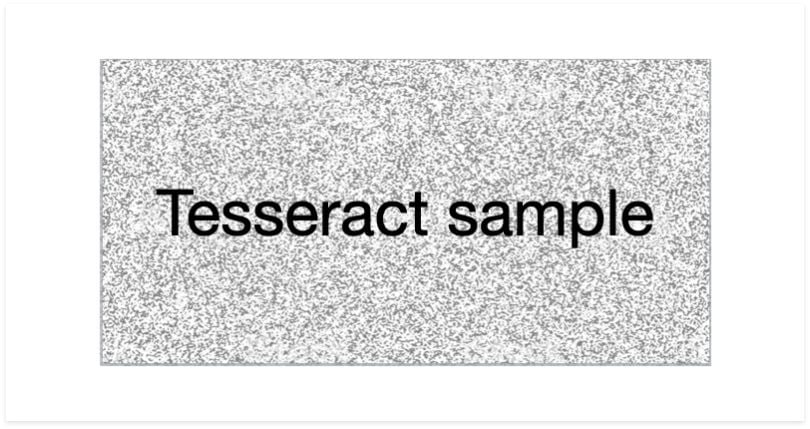
#> input picture input.jpg, 810 x 429 px
$ python thresholding.py ../input.jpg
#> lines starting #> are read from the running program, lines starting #| are printed output that depends on the picture; after the words box and inside, x2 and y2 are one past the last pixel; in counts of white or black regions, pixels touching at a corner belong together
# preprocessing/thresholding.py

import cv2
import numpy as np
from skimage.filters import threshold_sauvola
from matplotlib import pyplot as plt

def apply_global_threshold(gray_img, show_result=False):
    """
    Apply global Otsu thresholding to a grayscale image.

    Parameters:
    - gray_img: Grayscale image (numpy array)
    - show_result: bool, whether to plot results

    Returns:
    - binary_img: Binary thresholded image
    """
    if gray_img is None:
        raise ValueError("Input image is None in apply_global_threshold()")

    _, binary_img = cv2.threshold(gray_img, 0, 255, cv2.THRESH_BINARY + cv2.THRESH_OTSU)

    if show_result:
        _display_results(gray_img, binary_img, "Global (Otsu) Thresholding")

    return binary_img


def apply_adaptive_threshold(gray_img, block_size=11, C=2, show_result=False):
    """
    Apply adaptive Gaussian thresholding to a grayscale image.

    Parameters:
    - gray_img: Grayscale image (numpy array)
    - block_size: Size of pixel neighborhood (must be odd)
    - C: Constant subtracted from mean or weighted mean
    - show_result: bool, whether to plot results

    Returns:
    - binary_img: Binary thresholded image
    """
    if gray_img is None:
        raise ValueError("Input image is None in apply_adaptive_threshold()")

    binary_img = cv2.adaptiveThreshold(
        gray_img, 255,
        cv2.ADAPTIVE_THRESH_GAUSSIAN_C,
        cv2.THRESH_BINARY,
        block_size,
        C
    )

    if show_result:
        _display_results(gray_img, binary_img, "Adaptive Thresholding")

    return binary_img


def apply_sauvola_threshold(gray_img, window_size=25, k=0.2, show_result=False):
    """
    Apply Sauvola thresholding to a grayscale image.

    Parameters:
    - gray_img: Grayscale image (numpy array)
    - window_size: Size of the window to calculate threshold
    - k: Parameter to tune threshold bias
    - show_result: bool, whether to plot results

    Returns:
    - binary_img: Binary thresholded image
    """
    if gray_img is None:
        raise ValueError("Input image is None in apply_sauvola_threshold()")

    thresh = threshold_sauvola(gray_img, window_size=window_size, k=k)
    binary_img = (gray_img > thresh).astype(np.uint8) * 255

    if show_result:
        _display_results(gray_img, binary_img, "Sauvola's Thresholding")

    return binary_img


def _display_results(original, processed, title):
    """
    Display original and processed images side by side.

    Parameters:
    - original: Original grayscale image
    - processed: Binary processed image
    - title: Title for the processed image subplot
    """
    plt.figure(figsize=(10, 5))
    plt.subplot(1, 2, 1)
    plt.imshow(original, cmap='gray')
    plt.title('Original Image')
    plt.axis('off')

    plt.subplot(1, 2, 2)
    plt.imshow(processed, cmap='gray')
    plt.title(title)
    plt.axis('off')

    plt.tight_layout()
    plt.show()


# Optional test run
if __name__ == "__main__":
    import sys
    import cv2

    input_path = sys.argv[1] if len(sys.argv) > 1 else "your_image.jpg"
    gray = cv2.imread(input_path, cv2.IMREAD_GRAYSCALE)
#> gray: shape (429, 810); min 0, max 255, mean 226
    if gray is None:
        print(f"Error: Unable to load image {input_path}")
        sys.exit(1)

    # Test all thresholding methods with visualization
    binary_global = apply_global_threshold(gray, show_result=True)
#> in apply_global_threshold, `_, binary_img = cv2.threshold(gray_img, 0, 255, cv2.THRESH_BINARY + cv..`:
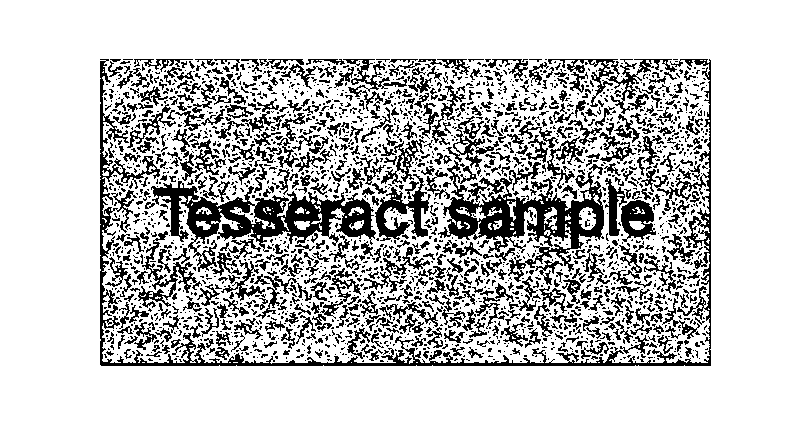
#> binary_img: shape (429, 810); 77.9% white; 2328 black regions (1757 under 20 px), largest, box (x1, y1, x2, y2) and area: (100, 59, 711, 366) 8244, (151, 181, 376, 272) 6691, (438, 160, 604, 282) 6429
#> in _display_results, `plt.show()`:
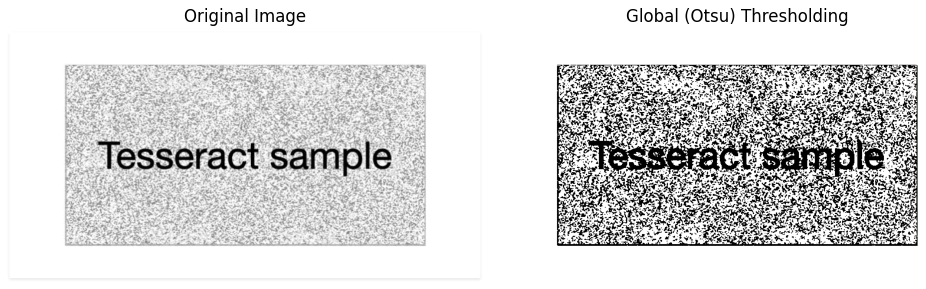
#> figure drawn by matplotlib, 2 panels
    binary_adaptive = apply_adaptive_threshold(gray, show_result=True)
#> in apply_adaptive_threshold, `binary_img = cv2.adaptiveThreshold( gray_img, 255, cv2.ADAPTIVE_THRESH..`:
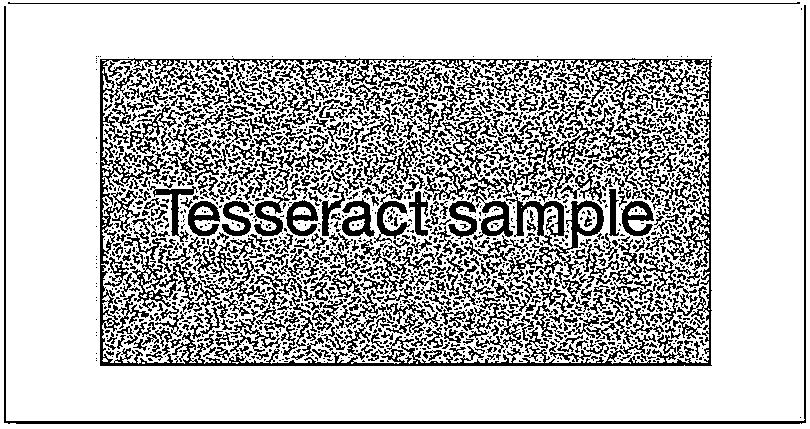
#> binary_img: shape (429, 810); 74.4% white; black in thin lines or dots
#> call 2 of _display_results, with title = 'Adaptive Thresholding'
#> in _display_results (call 2), `plt.show()`:
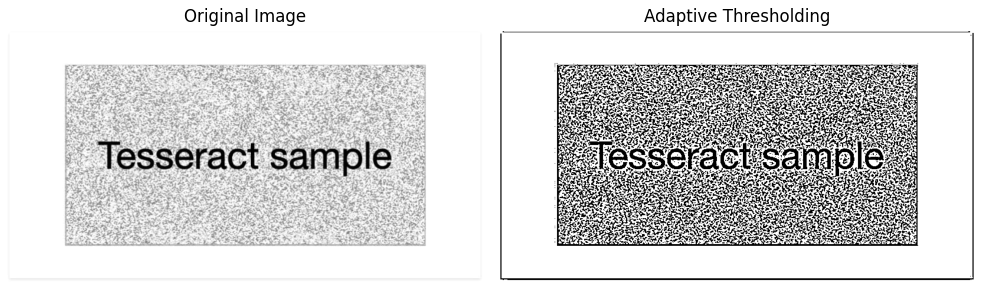
#> figure drawn by matplotlib, 2 panels
    binary_sauvola = apply_sauvola_threshold(gray, show_result=True)
#> in apply_sauvola_threshold, `thresh = threshold_sauvola(gray_img, window_size=window_size, k=k)`:
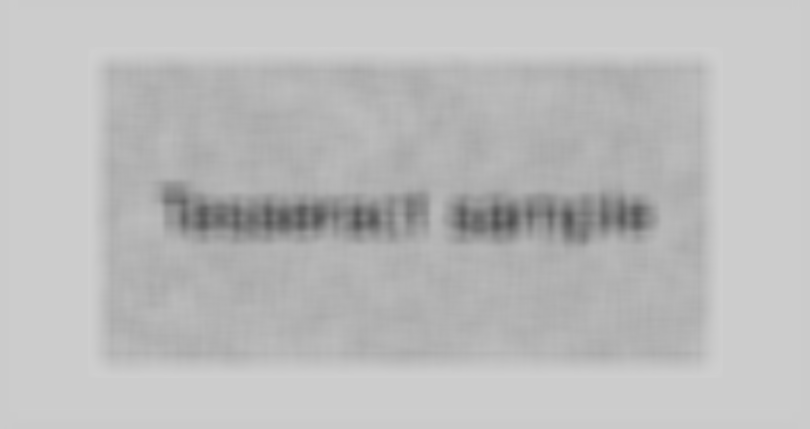
#> thresh: shape (429, 810) float64; min 80.98, max 207.5, mean 187.9
#> in apply_sauvola_threshold, `binary_img = (gray_img > thresh).astype(np.uint8) * 255`:
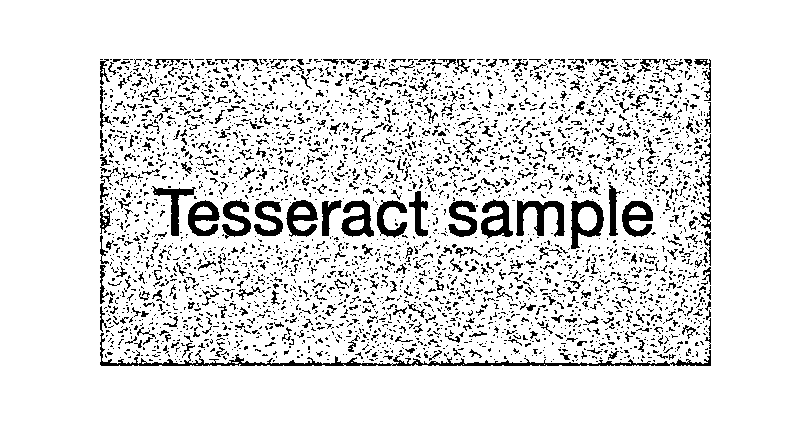
#> binary_img: shape (429, 810); 88.3% white; 3739 black regions (3344 under 20 px), largest, box (x1, y1, x2, y2) and area: (100, 333, 711, 366) 2289, (516, 200, 565, 237) 862, (571, 200, 604, 249) 746

    # Save the Sauvola result by default
    cv2.imwrite("binary_output_sauvola.jpg", binary_sauvola)


def apply_threshold(image, method="otsu"):
    """
    Wrapper to apply selected thresholding method.

    Parameters:
    - image: Grayscale image
    - method: 'otsu', 'adaptive', or 'sauvola'

    Returns:
    - binary image
    """
    if method == "otsu":
        return apply_global_threshold(image)
    elif method == "adaptive":
        return apply_adaptive_threshold(image)
    elif method == "sauvola":
        return apply_sauvola_threshold(image)
    else:
        raise ValueError(f"Unsupported thresholding method: {method}")
